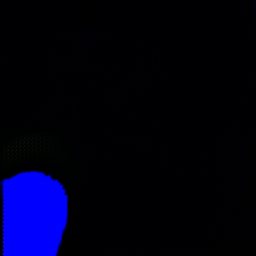
%> input picture operation/optimizer_input/guide_image_generation/imgs/00.png, 256 x 256 px
$ octave main.m   (GNU Octave 9; MATLAB toolbox functions it lacks are replaced by stand-ins)
%> lines starting %> are read from the running program, lines starting %| are printed output that depends on the picture; in (x1, y1, x2, y2) boxes, pixels count from 0 and x2, y2 are one past the last pixel; in counts of white or black regions, pixels touching at a corner belong together; the program's own positions count from 1
clear all
close all
clc

img_1 = imread('imgs//00.png');
%> img_1 is the input picture: size 256x256x3 uint8; mean R, G, B 0.1, 0.2, 20.8
img_2 = imread('imgs//60.png');
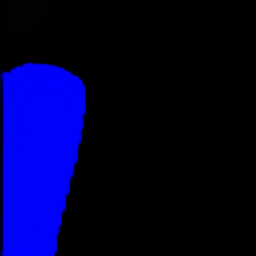
%> input picture operation/optimizer_input/guide_image_generation/imgs/60.png, 256 x 256 px
%> img_2 is the input picture: size 256x256x3 uint8; mean R, G, B 0.1, 0.2, 51.1

img_1_gray = rgb2gray(img_1);
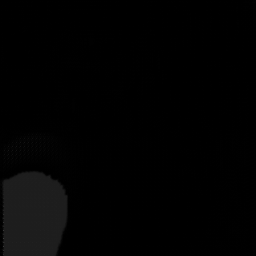
%> img_1_gray: size 256x256 uint8; min 0, max 58, mean 2.4
img_2_gray = rgb2gray(img_2);
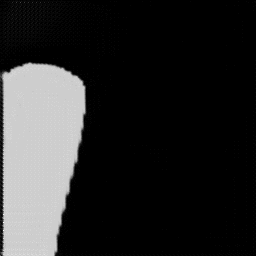
%> img_2_gray: size 256x256 uint8; min 0, max 36, mean 5.9; drawn with min black and max white
for i = 1: size(img_1,1)
    for j = 1 : size(img_1,2)
        if img_1_gray(i,j) > 15
            img_1_gray(i,j) = 100;
        else
            img_1_gray(i,j) = 0;
        end
        if img_2_gray(i,j) > 15
            img_2_gray(i,j) = 100;
        else
            img_2_gray(i,j) = 0;
        end

    end
end
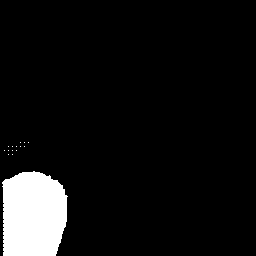
%> img_1_gray: size 256x256 uint8; values 0 (black) and 100 (white), 7.4% white; 15 white regions (14 under 20 px), largest, box (x1, y1, x2, y2) and area: (2, 171, 68, 256) 4860
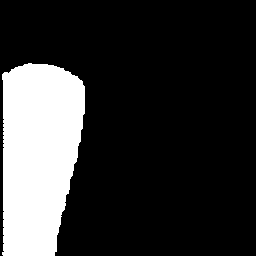
%> img_2_gray: size 256x256 uint8; values 0 (black) and 100 (white), 20.1% white; 1 white region, box (x1, y1, x2, y2) and area: (2, 63, 85, 256) 13192

guide_1 = zeros(256,256);
guide_2 = zeros(256,256);
for i = 1 : size(img_1_gray,1) -1
    for j = 1 : size(img_1_gray,2) -1
        if abs(int16(img_1_gray(i+1,j)) - int16(img_1_gray(i,j))) == 100 || abs(int16(img_1_gray(i,j+1)) - int16(img_1_gray(i,j)))
            guide_1(i,j) = 100;
        end
        if abs(int16(img_2_gray(i+1,j)) - int16(img_2_gray(i,j))) == 100 || abs(int16(img_2_gray(i,j+1)) - int16(img_2_gray(i,j)))
            guide_2(i,j) = 100;
        end
    end
end
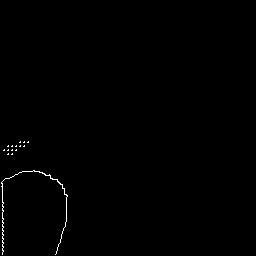
%> guide_1: size 256x256 double; values 0 (black) and 100 (white), 0.43% white in thin lines or dots, all inside (x1, y1, x2, y2) = (1, 141, 68, 255)
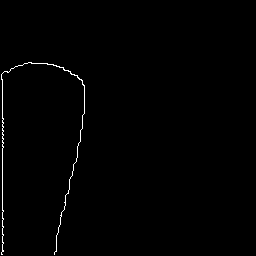
%> guide_2: size 256x256 double; values 0 (black) and 100 (white), 0.73% white in thin lines or dots, all inside (x1, y1, x2, y2) = (1, 62, 85, 255)

rgb_guide = uint8(zeros(256,256,3));

for i = 1 : size(guide_1,1)
    for j = 1 : size(guide_1,2)
        if guide_1(i,j) == 100
            rgb_guide(i,j,2) = 255;
        end
        if guide_2(i,j) == 100
            rgb_guide(i,j,1) = 255;
        end
    end
end


figure;
subplot(3,2,1)
imshow(img_1_gray);
subplot(3,2,2)
imshow(img_2_gray);
subplot(3,2,3)
imshow(guide_1);
subplot(3,2,4)
imshow(guide_2);
subplot(3,2,5)
imshow(rgb_guide);


imwrite(rgb_guide,'guide4.png');
